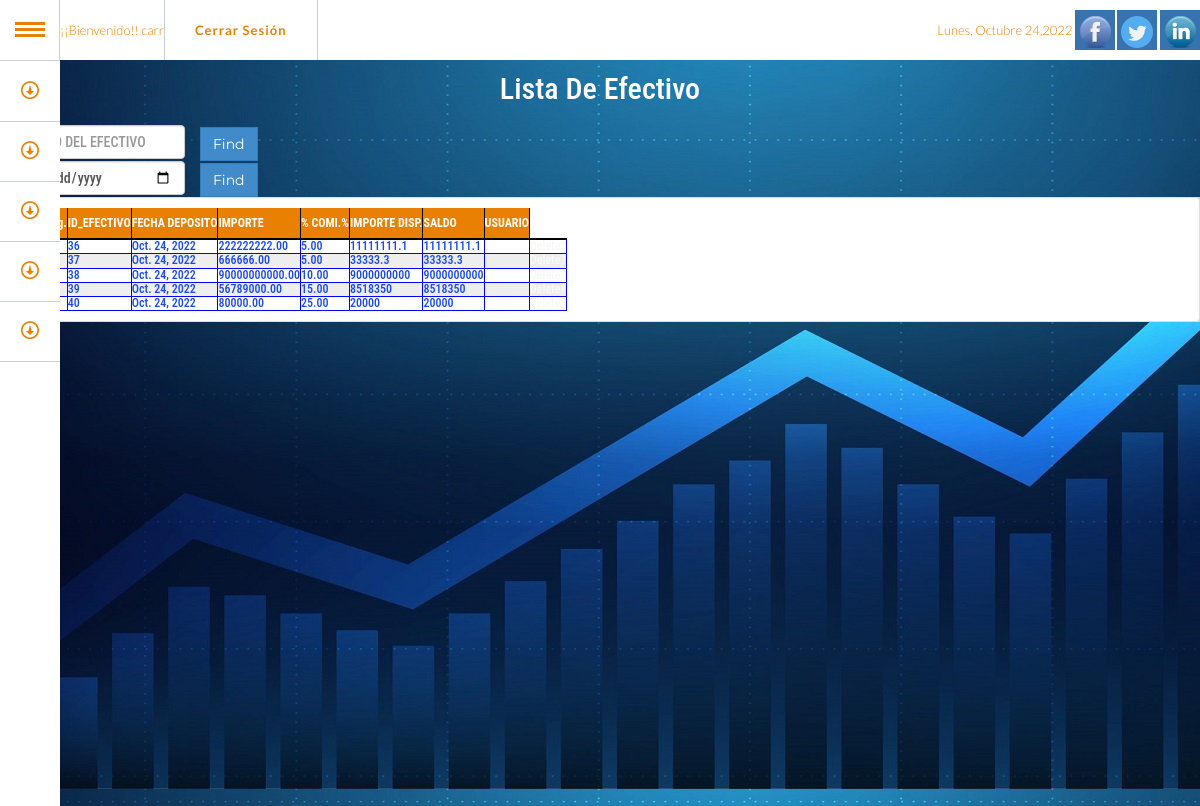
The app's page /list_efe/ (signed in) with its own data.
### oper/models.py (models this page shows, shortened)
class Efectivo(models.Model):
    ID_EFECTIVO = models.AutoField(primary_key=True, unique=True)
    FECHA_DEPOSITO = models.DateField(blank=True, null=True)
    IMPORTE = models.DecimalField(default=0.00, max_digits=19, decimal_places=2)
    PORC_COMI = models.DecimalField(default=0.00, max_digits=5, decimal_places=2)
    IMPORTE_DISP = ComputedTextField(compute_from='_importe_disp')
    SALDO = ComputedTextField(compute_from='_saldo')
    usuario = UserForeignKey(auto_user_add=True,related_name='+')
    def _importe_disp(self):
      return self.IMPORTE * self.PORC_COMI / 100
    def _saldo(self):
      return self.IMPORTE_DISP
    class Meta:
        ordering = ["-FECHA_DEPOSITO"]
    '''
    def save(self, *args, **kwargs):
        super(Efectivo, self).save(*args, **kwargs)
		# Creamos el registro de Caja
        obj, get_or_create = Caja.objects.filter(
                                Q(ID_EFECTIVO=Efectivo.ID_EFECTIVO)
                                ).get_or_create(ID_DEPOSITO      = 0,
                                                ID_EFECTIVO      = Efectivo.ID_EFECTIVO,
                                                IMPORTE          = Efectivo.IMPORTE_DISP,
                                                IMPORTE_DISP     = Efectivo.IMPORTE_DISP,
                                                ID_MONEDA      = 1,
                                                )

'''

### oper/views.py (the view)
# urls.py: path('list_efe/', views.list_efe_view, name='list-efe'), # Funcion
def list_efe_view(request):
    efectivo = Efectivo.objects.all()
    page = request.GET.get('page', 1)
    paginator = Paginator(efectivo, 20)
    try:
        efe_list = paginator.page(page)
    except PageNotAnInteger:
        efe_list = paginator.page(1)
    except EmptyPage:
        efe_list = paginator.page(paginator.num_pages)
    return render(request, 'oper/list_efe.html', {'efe_list': efe_list})

### templates/oper/list_efe.html (shortened to what this page needs)
{% extends 'comm/base.html' %}
{% load i18n %}
{% block bodyini %}
<h2 style="color: #fff; text-align: center">Lista De Efectivo<h2>
    {% if user.is_authenticated %}
    <section>
    <form action="{% url 'find-efe' %}" method="get">
        <div class="col-xs-2">
            <input type="text" class="form-control" name="query" placeholder="FOLIO DEL EFECTIVO" />
        </div>
            <button type="submit" class="btn btn-primary">Find</button>
    </form>
    <form action="{% url 'find-efe-f' %}" method="get" >
        <div class="col-xs-2">
            <input type="date"  class="form-control date-picker"  name="query_f" id="id-date-picker-1" type="text" data-date-format="dd-mm-yyyy" placeholder="Fecha Del Efectivo" />
        </div>
            <button type="submit" class="btn btn-primary">Find</button>
    </form>
</section>
    {% include "oper/table_efe.html" %}
    {% endif %}
{% endblock %}

### templates/comm/headernav.html (shortened to what this page needs)
{% load static %}
{% block header %}
	<header id="inicio">
            <div class="container" >
                <ul id="gn-menu" class="gn-menu-main">
                    <li class="gn-trigger">
                        <a class="gn-icon gn-icon-menu"><span>Menu</span></a>
                        {% block acceso %}
                        {% if user.is_authenticated %}
                             <nav class="gn-menu-wrapper">
                                <div class="gn-scroller">
                                    <ul class="gn-menu">
                                        <li>
                                            <a href="#admin" class="gn-icon gn-icon-download">Facturación</a>
                                    </li>
                                    <li>
                                        <a href="#about" class="gn-icon gn-icon-download">Operaciones</a>
                                    </li>
                                    <li><a href="#service" class="gn-icon gn-icon-download">Tesoreria</a>
                                    </li>
                                    <li><a href="#works" class="gn-icon gn-icon-download">Desarrollos</a></li>
                                    <li>
                                        <a href="#contact" class="gn-icon gn-icon-download">Contacto</a>
                                    </li>
                                    </ul>
                                </div>
                            </nav>
                         {% endif %}
                        </li>
                        {% if user.is_authenticated %}
                        <li>
                            ¡¡Bienvenido!! {{ user.username }}
                        </li>
                        <li>
                        <a href="/logout">Cerrar Sesión</a>
                        </li>
                        {% endif %}
                        {% endblock %}
                        <li class="hidden-xs">
                            <ul class="company-social">
                                <li  >
                                 </li>
                                <li class="social-facebook"><a href="#" > <img src="{% static 'img/facebook_32.png' %}" ></a></li>
                                <li class="social-facebook"><a href="#" > <img src="{% static 'img/twitter_32.png' %}" > </a></li>
                                <li class="social-facebook"><a href="#" > <img src="{% static 'img/linkedin_32.png' %}" > </a></li>
                            </ul>
                        </li>
                    </ul>
            </div>
    </header>
{% endblock %}

### templates/oper/table_efe.html (shortened to what this page needs)
<div id='list_efe'>
        <div style="background-color:LightGray;color:black;font-size:12px;">
        <li class="list-group-item d-flex justify-content-between align-items-center">
        <table>
            <thead>
                <tr>
                  <th>Num. Reg.</th>
                  <th>ID_EFECTIVO</th>
                  <th>FECHA DEPOSITO</th>
                  <th>IMPORTE</th>
                  <th>% COMI.%</th>
                  <th>IMPORTE DISP.</th>
                  <th>SALDO</th>
                  <th>USUARIO</th>
                </tr>
            </thead>
        <tbody>
        {% for efe in efe_list %}
        <tr>
            <td>{{ forloop.counter }}</td>
            <td>{{ efe.ID_EFECTIVO }}</td>
            <td>{{ efe.FECHA_DEPOSITO }}</td>
            <td>{{ efe.IMPORTE }}</td>
            <td>{{ efe.PORC_COMI }}</td>
            <td>{{ efe.IMPORTE_DISP }}</td>
            <td>{{ efe.SALDO }}</td>
            <td>{{ efe.usuario }}</td>
            <td><a class="block mr-2 hover:text-gray-600"
              hx-delete="{% url 'del-efe' efe.ID_EFECTIVO %}"
              hx-headers='{"X-CSRFToken": "{{ csrf_token }}"}'
              hx-confirm="Are you sure you want to delete this efectivo? {{ efe.ID_EFECTVO }}"
              hx-target="#list_efe"
              hx-swap="outerHTML"> Delete?</a></td>
        </tr>
        </li>
          </div>
          {% empty %}
          <tr>
            <td colspan="2">
              No invoice on this page.
            </td>
          </tr>
        {% endfor %}

### static/css/estilos.css (style rules this page uses)
#inicio { background: rgba(0, 0, 0, 1); color: #fff; }

### static/css/style.css (style rules this page uses)
body { width: 100%; height: 100%; font-family: 'Lato',helvetica; font-weight: 300; color: #666; padding: 0 0 0px; margin: 0; }
html { width: 100%; height: 100%; position:relative; min-height:100%; }
a { color: #28c3ab; background-color: red -webkit-transition: all .2s ease-in-out; -moz-transition: all .2s ease-in-out; transition: all .2s ease-in-out; }
.gn-menu-main, .gn-menu-main ul { margin: 0; padding: 0; background: #fff; color: #ea8002; list-style: none; text-transform: none; font-weight: 300; font-family: 'Lato', Arial, helvetica; line-height: 60px; z-index:150; }
.gn-menu-main { position: fixed; top: 0; left: 0; width: 100%; height: 60px; font-size: 13px; }
.gn-menu-main a { display: block; height: 100%; color: #ea8002; text-decoration: none; cursor: pointer; }
.gn-menu-main > li { display: block; float: left; height: 100%; border-right: 1px solid #c6d0da; text-align: center; }
.gn-menu-main li.gn-trigger { position: relative; width: 60px; -webkit-touch-callout: none; -webkit-user-select: none; -khtml-user-select: none; -moz-user-select: none; -ms-user-select: none; user-select: none; }
.gn-menu-main > li:last-child { float: right; border-right: none; }
.gn-menu-main > li > a { padding: 0 30px; letter-spacing: 1px; font-weight: bold; }
.gn-menu-main:after { display: table; clear: both; content: ""; }
.gn-menu-wrapper { position: fixed; top: 60px; bottom: 0; left: 0; overflow: hidden; width: 60px; border-top: 1px solid #c6d0da; background: white; -webkit-transform: translateX(-60px); -moz-transform: translateX(-60px); transform: translateX(-60px); -webkit-transition: -webkit-transform 0.3s, width 0.3s; -moz-transition: -moz-transform 0.3s, width 0.3s; transition: transform 0.3s, width 0.3s; }
.gn-scroller { position: absolute; overflow-y: scroll; width: 370px; height: 100%; }
.gn-menu { border-bottom: 1px solid #c6d0da; text-align: left; font-size: 18px; }
.gn-menu li:not(:first-child), .gn-menu li li { box-shadow: inset 0 1px #c6d0da }
.gn-icon::before { display: inline-block; width: 60px; text-align: center; text-transform: none; font-weight: normal; font-style: normal; font-variant: normal; font-family: 'ecoicons'; line-height: 1; speak: none; -webkit-font-smoothing: antialiased; }
.gn-icon-download::before { content: "\e007" }
.gn-icon-menu::before { margin-left: -15px; vertical-align: -2px; width: 30px; height: 3px; background: #ea8002; box-shadow: 0 3px white, 0 -6px #ea8002, 0 -9px white, 0 -12px #ea8002; content: ''; }
.gn-menu-wrapper.gn-open-all, .gn-menu-wrapper.gn-open-part { -webkit-transform: translateX(0px); -moz-transform: translateX(0px); transform: translateX(0px); }
.company-social { margin-left: 0; padding-left: 0; margin-top: 10px; }
.company-social { text-align: left; }
.company-social li { display: inline-block; margin:0 !important; padding:0; }
.company-social a { margin:0; padding:0; display: block; width: 40px; height: 40px; line-height: 40px; text-align: center; background: #3bbec0; color: #fff; -webkit-transition: background .3s ease-in-out; transition: background .3s ease-in-out; }
.company-social .social-facebook a { background: #3873ae; }
.btn { border-radius: 0; font-family: Montserrat,helvetica; font-weight: 400; -webkit-transition: all .3s ease-in-out; -moz-transition: all .3s ease-in-out; transition: all .3s ease-in-out; }
thead th { height: 30px; line-height: 30px; text-align: left; }
tbody { border-top: 2px solid black; }
th { border-right: 1px solid black; }
tr:nth-child(even) { background-color: #eee; }
tr:nth-child(odd) { background-color:#fff; }
td { border:1px solid blue; padding:auto; text-align:left; color:#194bef }
th { background-color: #ea8002; color: white; text-align:center; }

### static/css/custom-style.css (style rules this page uses)
* { padding:0; margin:0; box-sizing:border-box; }
:root { --main-font-family:'Roboto Condensed', sans-serif; --main-bg-color:#1e39e6; --main-color:#f8f8f5; --main-bg-img:url('../img/F_MODAL.jpg'); }
body { position: absolute; max-width: 100%; top: 0; bottom: 0; overflow-x: hidden; font-family: var(--main-font-family); color: var(--main-color); border-color:var(--main-color); line-height: 1.5; }
a, u { text-decoration: none; color: var(--main-color); }

### records on screen
Efectivo: ID_EFECTIVO "36", FECHA_DEPOSITO "Oct. 24, 2022", IMPORTE "222222222.00", PORC_COMI "5.00", IMPORTE_DISP "11111111.1", SALDO "11111111.1"
Efectivo: ID_EFECTIVO "37", FECHA_DEPOSITO "Oct. 24, 2022", IMPORTE "666666.00", PORC_COMI "5.00", IMPORTE_DISP "33333.3", SALDO "33333.3"
Efectivo: ID_EFECTIVO "38", FECHA_DEPOSITO "Oct. 24, 2022", IMPORTE "90000000000.00", PORC_COMI "10.00", IMPORTE_DISP "9000000000", SALDO "9000000000"
Efectivo: ID_EFECTIVO "39", FECHA_DEPOSITO "Oct. 24, 2022", IMPORTE "56789000.00", PORC_COMI "15.00", IMPORTE_DISP "8518350", SALDO "8518350"
Efectivo: ID_EFECTIVO "40", FECHA_DEPOSITO "Oct. 24, 2022", IMPORTE "80000.00", PORC_COMI "25.00", IMPORTE_DISP "20000", SALDO "20000"

### other values on screen
{{ user.username }} "carr"
